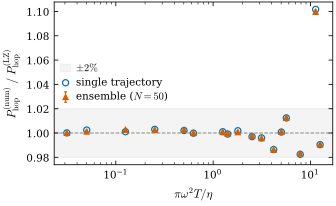

Generate this figure with Python:
#!/usr/bin/env -S uv run --script
# /// script
# dependencies = ["matplotlib", "numpy", "scipy"]
# ///
"""Numerical verification of the Landau-Zener formula.

Plot of the ratio P_hop(numerical) / P_hop(LZ prediction) vs the
adiabaticity parameter pi*w^2*T/eta, showing where the LZ formula is
accurate and where it starts to deviate.
"""

import sys
from pathlib import Path

import matplotlib.pyplot as plt
import numpy as np
from scipy.integrate import solve_ivp

sys.path.insert(0, str(Path(__file__).parent))
from _style import COL_SINGLE, GOLDEN, OKABE_ITO, set_style  # noqa: E402

set_style()

# Canonical 4x4 symplectic form
J4 = np.array(
    [[0, 0, 1, 0], [0, 0, 0, 1], [-1, 0, 0, 0], [0, -1, 0, 0]], dtype=float
)


def dyn_matrix(Kx, Ky, w):
    """Dynamical matrix for canonical state (x, y, p_x, p_y)."""
    return np.array(
        [
            [0.0, -w, 1.0, 0.0],
            [w, 0.0, 0.0, 1.0],
            [-(Kx + w * w), 0.0, 0.0, -w],
            [0.0, -(Ky + w * w), w, 0.0],
        ]
    )


def mode_decompose(z, Kx, Ky, w):
    """Return (J+, J-) actions for phase-space state z in the frozen Hamiltonian."""
    M = dyn_matrix(Kx, Ky, w)
    evals, evecs = np.linalg.eig(M)
    pos = [i for i in range(4) if evals[i].imag > 1e-10]
    if len(pos) != 2:
        return (np.nan, np.nan)
    Omegas = [evals[i].imag for i in pos]
    order = sorted(range(2), key=lambda i: -Omegas[i])
    result = []
    for idx in order:
        v = evecs[:, pos[idx]]
        vdagJv = np.conj(v) @ (J4 @ v)
        scale = np.sqrt(np.abs(1j * vdagJv))
        v = v / scale
        amp = 1j * np.conj(v) @ (J4 @ z)
        result.append(float(np.abs(amp) ** 2))
    return tuple(result)


def mode_plus_eigvec(Kx, Ky, w):
    """Return the mode-+ eigenvector, normalised so that i v^dag J v = 1."""
    M = dyn_matrix(Kx, Ky, w)
    evals, evecs = np.linalg.eig(M)
    pos = [i for i in range(4) if evals[i].imag > 1e-10]
    Omegas = [evals[i].imag for i in pos]
    idx_plus = pos[int(np.argmax(Omegas))]
    v = evecs[:, idx_plus]
    vdagJv = np.conj(v) @ (J4 @ v)
    v = v / np.sqrt(np.abs(1j * vdagJv))
    return v


def eom_canonical(t, z, w, eta, T):
    """Equations of motion in canonical variables (x, y, p_x, p_y)."""
    Kx = 1.0 + eta * (1 - 2 * t / T)
    Ky = 1.0 - eta * (1 - 2 * t / T)
    x, y, px, py = z
    return [
        px - w * y,
        py + w * x,
        -(Kx + w * w) * x - w * py,
        -(Ky + w * w) * y + w * px,
    ]


def integrate_canonical(z0, w, eta, T):
    """Integrate canonical EOM with high accuracy, return final state."""
    sol = solve_ivp(
        eom_canonical,
        (0.0, T),
        z0,
        args=(w, eta, T),
        method="DOP853",
        rtol=1e-11,
        atol=1e-11,
        dense_output=False,
    )
    return sol.y[:, -1]


def run_single(w, eta, T):
    """Single particle starting in dressed mode+ at t=0, phase=0."""
    KxI = 1.0 + eta
    KyI = 1.0 - eta
    KxF = 1.0 - eta
    KyF = 1.0 + eta
    vplus = mode_plus_eigvec(KxI, KyI, w)
    z0 = np.sqrt(2.0) * vplus.real
    zF = integrate_canonical(z0, w, eta, T)
    Jp, Jm = mode_decompose(zF, KxF, KyF, w)
    return Jm / (Jp + Jm)


def run_ensemble(w, eta, T, N=50, seed=17):
    """Ensemble of N particles with random phases on the dressed mode+."""
    KxI = 1.0 + eta
    KyI = 1.0 - eta
    KxF = 1.0 - eta
    KyF = 1.0 + eta
    vplus = mode_plus_eigvec(KxI, KyI, w)
    rng = np.random.default_rng(seed)
    phops = []
    for _ in range(N):
        phi = rng.uniform(0, 2 * np.pi)
        z0 = np.sqrt(2.0) * (np.cos(phi) * vplus.real - np.sin(phi) * vplus.imag)
        zF = integrate_canonical(z0, w, eta, T)
        Jp, Jm = mode_decompose(zF, KxF, KyF, w)
        phops.append(Jm / (Jp + Jm))
    phops = np.array(phops)
    return phops.mean(), phops.std()


def main():
    fig, ax = plt.subplots(figsize=(COL_SINGLE, COL_SINGLE / GOLDEN))

    # (w, eta, T) -- chosen to span ~2 decades in adiabaticity pi*w^2*T/eta
    cases = [
        # --- non-adiabatic (fast) regime: small adiabaticity parameter ---
        (0.005, 0.5, 200.0),     # adiab ~ 0.03
        (0.02, 0.5, 20.0),       # adiab ~ 0.05
        (0.02, 0.5, 50.0),       # adiab ~ 0.13
        (0.02, 0.5, 100.0),      # adiab ~ 0.25
        # --- intermediate regime ---
        (0.02, 0.5, 200.0),      # adiab ~ 0.50
        (0.01, 0.5, 1000.0),     # adiab ~ 0.63
        (0.02, 0.5, 500.0),      # adiab ~ 1.26
        (0.015, 0.5, 1000.0),    # adiab ~ 1.41
        (0.02, 0.7, 1000.0),     # adiab ~ 1.80
        (0.02, 0.5, 1000.0),     # adiab ~ 2.51
        (0.02, 0.4, 1000.0),     # adiab ~ 3.14
        (0.02, 0.3, 1000.0),     # adiab ~ 4.19
        # --- adiabatic (slow) regime: large adiabaticity parameter ---
        (0.02, 0.5, 2000.0),     # adiab ~ 5.03
        (0.03, 0.5, 1000.0),     # adiab ~ 5.65
        (0.025, 0.5, 2000.0),    # adiab ~ 7.85
        (0.03, 0.5, 2000.0),     # adiab ~ 11.3
        (0.02, 0.5, 5000.0),     # adiab ~ 12.6
    ]

    adiab_single = []
    ratio_single = []
    adiab_ens = []
    ratio_ens_mean = []
    ratio_ens_err = []

    print("Running LZ verification data...")
    for w, eta, T in cases:
        adiab = np.pi * w**2 * T / eta
        pred = np.exp(-adiab)
        phop_s = run_single(w, eta, T)
        phop_m, phop_sig = run_ensemble(w, eta, T, N=50)

        adiab_single.append(adiab)
        ratio_single.append(phop_s / pred)
        adiab_ens.append(adiab)
        ratio_ens_mean.append(phop_m / pred)
        # Propagate ensemble std to ratio: sigma_ratio = sigma_phop / pred
        ratio_ens_err.append(phop_sig / pred)

        print(
            f"  w={w} eta={eta} T={T}: adiab={adiab:.2f}  pred={pred:.3e}  "
            f"single={phop_s:.3e} (ratio={phop_s / pred:.4f})  "
            f"ens={phop_m:.3e} +/- {phop_sig:.1e} (ratio={phop_m / pred:.4f})"
        )

    adiab_single = np.array(adiab_single)
    ratio_single = np.array(ratio_single)
    adiab_ens = np.array(adiab_ens)
    ratio_ens_mean = np.array(ratio_ens_mean)
    ratio_ens_err = np.array(ratio_ens_err)

    # Perfect agreement line + +/-2% shaded band
    ax.axhline(1.0, color="0.5", lw=0.7, ls="--", zorder=1)
    ax.axhspan(0.98, 1.02, color="0.90", alpha=0.4, zorder=0, label=r"$\pm 2\%$")

    ax.scatter(
        adiab_single,
        ratio_single,
        s=20,
        marker="o",
        facecolor="white",
        edgecolor=OKABE_ITO["blue"],
        lw=0.9,
        zorder=3,
        label="single trajectory",
    )
    ax.errorbar(
        adiab_ens,
        ratio_ens_mean,
        yerr=ratio_ens_err,
        fmt="^",
        color=OKABE_ITO["vermillion"],
        ms=3.5,
        lw=0,
        elinewidth=0.7,
        capsize=1.0,
        zorder=4,
        label=r"ensemble ($N{=}50$)",
    )

    ax.set_xscale("log")
    ax.set_xlabel(r"$\pi \omega^2 T / \eta$")
    ax.set_ylabel(r"$P_{\rm hop}^{\rm (num)} \;/\; P_{\rm hop}^{\rm (LZ)}$")
    ax.legend(loc="center left", handlelength=1.0)

    out = Path(__file__).parent / "fig2_lz_verification.pdf"
    fig.savefig(out)
    print(f"wrote {out}")


if __name__ == "__main__":
    main()
